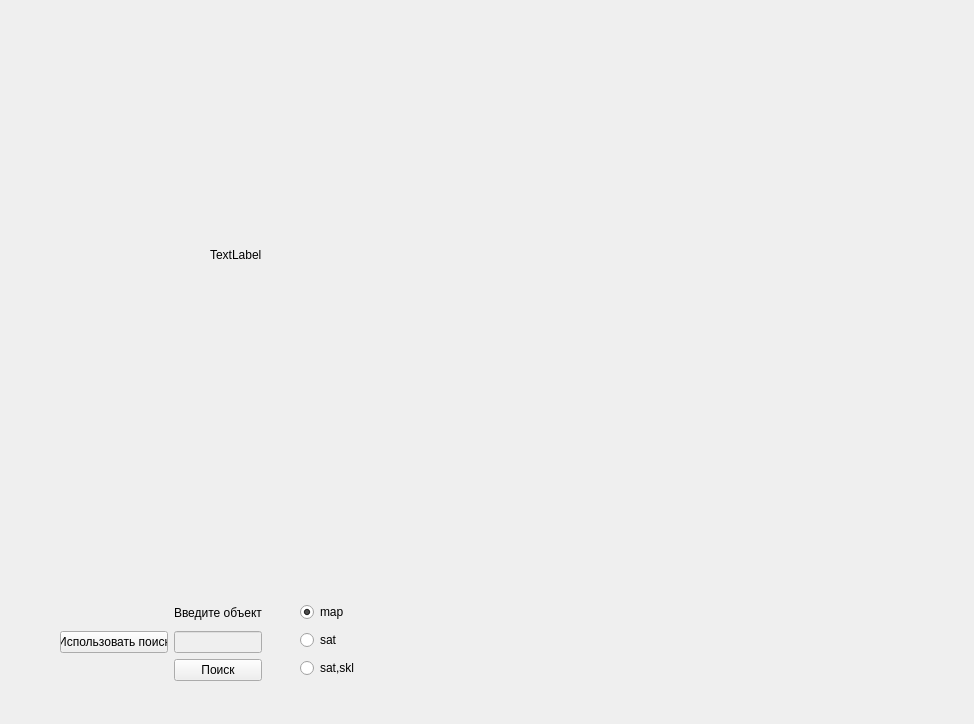
<?xml version="1.0" encoding="UTF-8"?>
<ui version="4.0">
 <class>Form</class>
 <widget class="QWidget" name="Form">
  <property name="geometry">
   <rect>
    <x>0</x>
    <y>0</y>
    <width>974</width>
    <height>724</height>
   </rect>
  </property>
  <property name="focusPolicy">
   <enum>Qt::StrongFocus</enum>
  </property>
  <property name="windowTitle">
   <string>Form</string>
  </property>
  <widget class="QLabel" name="pict">
   <property name="geometry">
    <rect>
     <x>210</x>
     <y>30</y>
     <width>600</width>
     <height>450</height>
    </rect>
   </property>
   <property name="text">
    <string>TextLabel</string>
   </property>
  </widget>
  <widget class="QWidget" name="gridLayoutWidget">
   <property name="geometry">
    <rect>
     <x>60</x>
     <y>600</y>
     <width>202</width>
     <height>81</height>
    </rect>
   </property>
   <layout class="QGridLayout" name="gridLayout">
    <item row="2" column="1">
     <widget class="QPushButton" name="pushButton_f_o">
      <property name="text">
       <string>Поиск</string>
      </property>
     </widget>
    </item>
    <item row="1" column="1">
     <widget class="QLineEdit" name="lineEdit_f_o">
      <property name="enabled">
       <bool>false</bool>
      </property>
      <property name="focusPolicy">
       <enum>Qt::ClickFocus</enum>
      </property>
      <property name="readOnly">
       <bool>false</bool>
      </property>
     </widget>
    </item>
    <item row="0" column="1">
     <widget class="QLabel" name="label">
      <property name="text">
       <string>Введите объект</string>
      </property>
     </widget>
    </item>
    <item row="1" column="0">
     <widget class="QPushButton" name="unblock_find_btn">
      <property name="text">
       <string>Использовать поиск</string>
      </property>
     </widget>
    </item>
   </layout>
  </widget>
  <widget class="QWidget" name="gridLayoutWidget_2">
   <property name="geometry">
    <rect>
     <x>300</x>
     <y>600</y>
     <width>160</width>
     <height>81</height>
    </rect>
   </property>
   <layout class="QGridLayout" name="gridLayout_2">
    <item row="1" column="0">
     <widget class="QRadioButton" name="sat_radio">
      <property name="focusPolicy">
       <enum>Qt::NoFocus</enum>
      </property>
      <property name="text">
       <string>sat</string>
      </property>
      <property name="checked">
       <bool>false</bool>
      </property>
     </widget>
    </item>
    <item row="0" column="0">
     <widget class="QRadioButton" name="map_radio">
      <property name="focusPolicy">
       <enum>Qt::NoFocus</enum>
      </property>
      <property name="text">
       <string>map</string>
      </property>
      <property name="checked">
       <bool>true</bool>
      </property>
     </widget>
    </item>
    <item row="2" column="0">
     <widget class="QRadioButton" name="hibrid_radio">
      <property name="focusPolicy">
       <enum>Qt::NoFocus</enum>
      </property>
      <property name="text">
       <string>sat,skl</string>
      </property>
     </widget>
    </item>
   </layout>
  </widget>
 </widget>
 <resources/>
 <connections/>
</ui>
